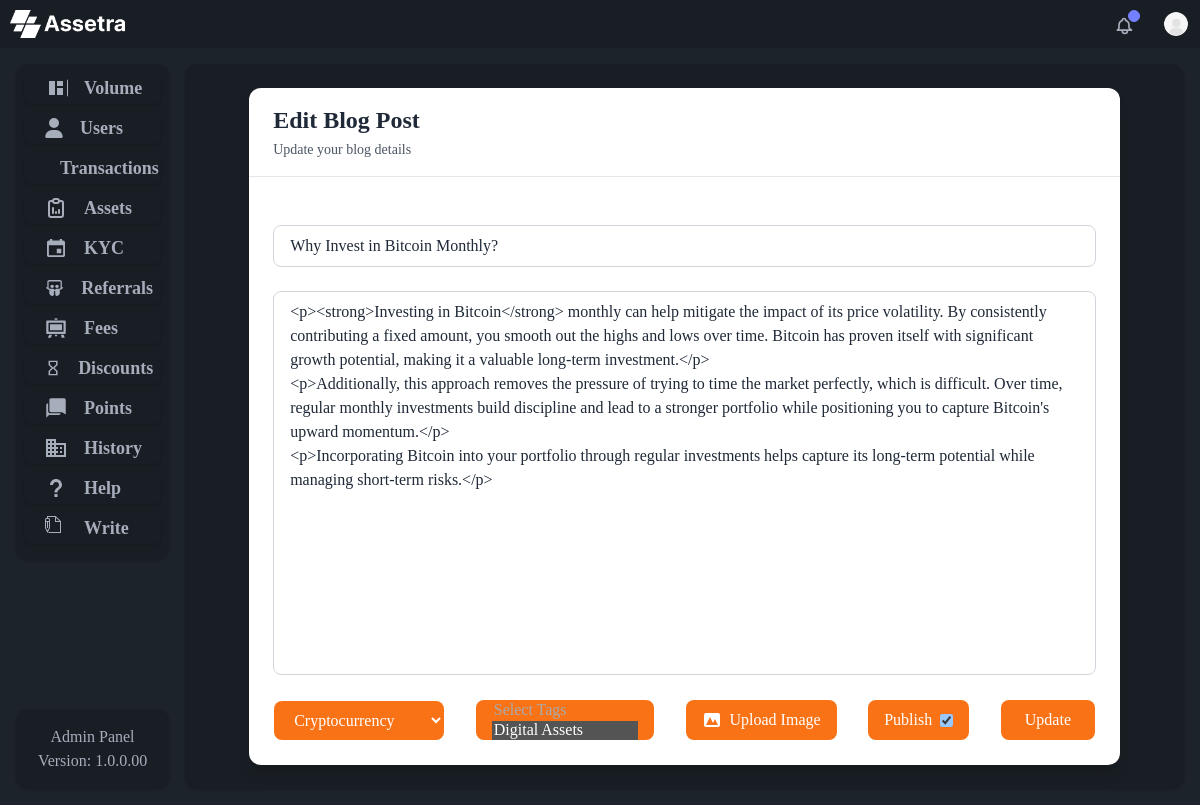
Screenshot of /edit_blog/2 with the database file from the repository.
### admin_panel/models.py (models this page shows, shortened)
class Blog(models.Model):
    title = models.CharField(max_length=200)
    slug = models.SlugField(unique=True, max_length=200, blank=True)
    author = models.ForeignKey(User, on_delete=models.CASCADE)
    content = models.TextField()
    category = models.ForeignKey(
        "Category", on_delete=models.SET_NULL, null=True, blank=True
    )
    cover_image = models.ImageField(upload_to="blog_images/", null=True, blank=True)
    created_at = models.DateTimeField(auto_now_add=True)
    is_published = models.BooleanField(default=False)
    tags = models.ManyToManyField("Tag", related_name="posts", blank=True)

class Category(models.Model):
    name = models.CharField(max_length=100)
    def __str__(self):
        return self.name

class Tag(models.Model):
    name = models.CharField(max_length=50, unique=True)

### admin_panel/views.py (the view, shortened to what this page needs)
# urls.py: path("edit_blog/<int:id>", views.edit_blog, name="edit_blog"),
def edit_blog(request, id):
    blog = get_object_or_404(Blog, id=id)
    categories = Category.objects.all()
    tags = Tag.objects.all()
    context = {
        'blog': blog,
        'categories': categories,
        'tags': tags,
    }
    return render(request, 'admin_panel/edit_blog.html', context)

### admin_panel/templates/admin_panel/edit_blog.html (shortened to what this page needs)
{% extends "admin_panel/layout.html" %}
{% load static %}
{% block body %}
<div class="container rounded-xl bg-base-200 shadow h-full px-16 py-6">
  <div class="bg-white dark:bg-gray-800 rounded-xl shadow-lg overflow-hidden">
    <div class="px-6 py-4 border-b border-gray-200 dark:border-gray-700">
      <h2 class="text-2xl font-bold text-gray-800 dark:text-white">
        Edit Blog Post
      </h2>
      <p class="text-sm mt-1 text-gray-600 dark:text-gray-400">
        Update your blog details
      </p>
    </div>
    <div class="p-6">
      <form
        method="POST"
        enctype="multipart/form-data"
        action="{% url 'edit_blog' blog.id %}"
        class="space-y-6"
      >
        <div>
          <input
            type="text"
            name="title"
            value="{{ blog.title }}"
            placeholder="Enter your blog title here..."
            class="w-full px-4 py-2 rounded-lg border border-gray-300 dark:border-gray-600 bg-white dark:bg-gray-700 text-gray-800 dark:text-white placeholder-gray-400 focus:outline-none focus:ring-2 focus:ring-orange-500 transition duration-150 ease-in-out"
          />
        </div>
        <div class="h-64 md:h-96">
          <textarea
            class="w-full h-full px-4 py-2 rounded-lg border border-gray-300 dark:border-gray-600 bg-white dark:bg-gray-700 text-gray-800 dark:text-white placeholder-gray-400 focus:outline-none focus:ring-2 focus:ring-orange-500 transition duration-150 ease-in-out resize-none"
            name="content"
            placeholder="Start writing your content here..."
          >{{ blog.content }}</textarea>
        </div>
        <div
          class="flex flex-col md:flex-row justify-between items-center space-y-4 md:space-y-0 md:space-x-4 border border-transparent"
        >
          <select
            title="category"
            name="category"
            class="flex items-center justify-center w-full md:w-auto px-4 py-2.5 bg-orange-500 rounded-lg text-white hover:bg-orange-600 cursor-pointer focus:outline-none focus:ring-2 focus:ring-orange-500 transition duration-150 ease-in-out"
          >
            {% for category in categories %}
            <option value="{{ category.id }}" {% if category.id == blog.category.id %}selected{% endif %}>{{ category }}</option>
            {% endfor %}
          </select>
          <select
            title="tags"
            name="tags"
            class="flex items-center justify-center w-full md:w-auto px-4 py-2.5 bg-orange-500 rounded-lg text-white hover:bg-orange-600 cursor-pointer focus:outline-none focus:ring-2 focus:ring-orange-500 transition duration-150 ease-in-out scrollbar-hide"
            multiple
            size="1"
          >
            <option disabled>Select Tags</option>
            {% for tag in tags %}
            <option value="{{ tag.id }}" {% if tag in blog.tags.all %}selected{% endif %}>{{ tag.name }}</option>
            {% endfor %}
          </select>
          <div class="relative">
            <label
              for="file-upload"
              class="flex items-center justify-center w-full md:w-auto px-4 py-2 bg-orange-500 rounded-lg text-white hover:bg-orange-600 cursor-pointer focus:outline-none focus:ring-2 focus:ring-orange-500 transition duration-150 ease-in-out"
            >
              <svg
                xmlns="http://www.w3.org/2000/svg"
                class="h-5 w-5 mr-2"
                viewBox="0 0 20 20"
                fill="currentColor"
              >
                <path
                  fill-rule="evenodd"
                  d="M4 3a2 2 0 00-2 2v10a2 2 0 002 2h12a2 2 0 002-2V5a2 2 0 00-2-2H4zm12 12H4l4-8 3 6 2-4 3 6z"
                  clip-rule="evenodd"
                />
              </svg>
              <span id="upload-label">Upload Image</span>
            </label>
          </div>
          <div
            class="flex items-center justify-between gap-2 w-full md:w-auto px-4 py-2 bg-orange-500 rounded-lg text-white hover:bg-orange-600 cursor-pointer focus:outline-none focus:ring-2 focus:ring-orange-500 transition duration-150 ease-in-out"
          >
            <label for="publish"> Publish</label>
            <input
              type="checkbox"
              name="publish"
              id="publish"
              title="publish"
              {% if blog.is_published %}checked{% endif %}
            />
          </div>
          <button
            type="submit"
            class="w-full md:w-auto px-6 py-2 bg-orange-500 rounded-lg text-white hover:bg-orange-600 focus:outline-none focus:ring-2 focus:ring-orange-500 transition duration-150 ease-in-out"
          >
            Update
          </button>
        </div>
      </form>
    </div>
  </div>
</div>
{% endblock %}

### rows the page displays
Blog: title "Why Invest in Bitcoin Monthly?", content "<p><strong>Investing in Bitcoin</strong> monthly can help mitigate the impact of its price volatility. By consistently contributing a fixed amount, you smooth out the highs and lows over time. Bitcoin has proven itself with significant growth potential, making it a valuable long-term investment.</p> <p>Additionally, this approach removes the pressure of trying to time the market perfectly, which is difficult. Over time, regular monthly investments build discipline and lead to a stronger portfolio while positioning you to capture Bitcoin's upward momentum.</p> <p>Incorporating Bitcoin into your portfolio through regular investments helps capture its long-term potential while managing…", category "Cryptocurrency", tags "Select Tags / Digital Assets ☑", is_published "☑"
